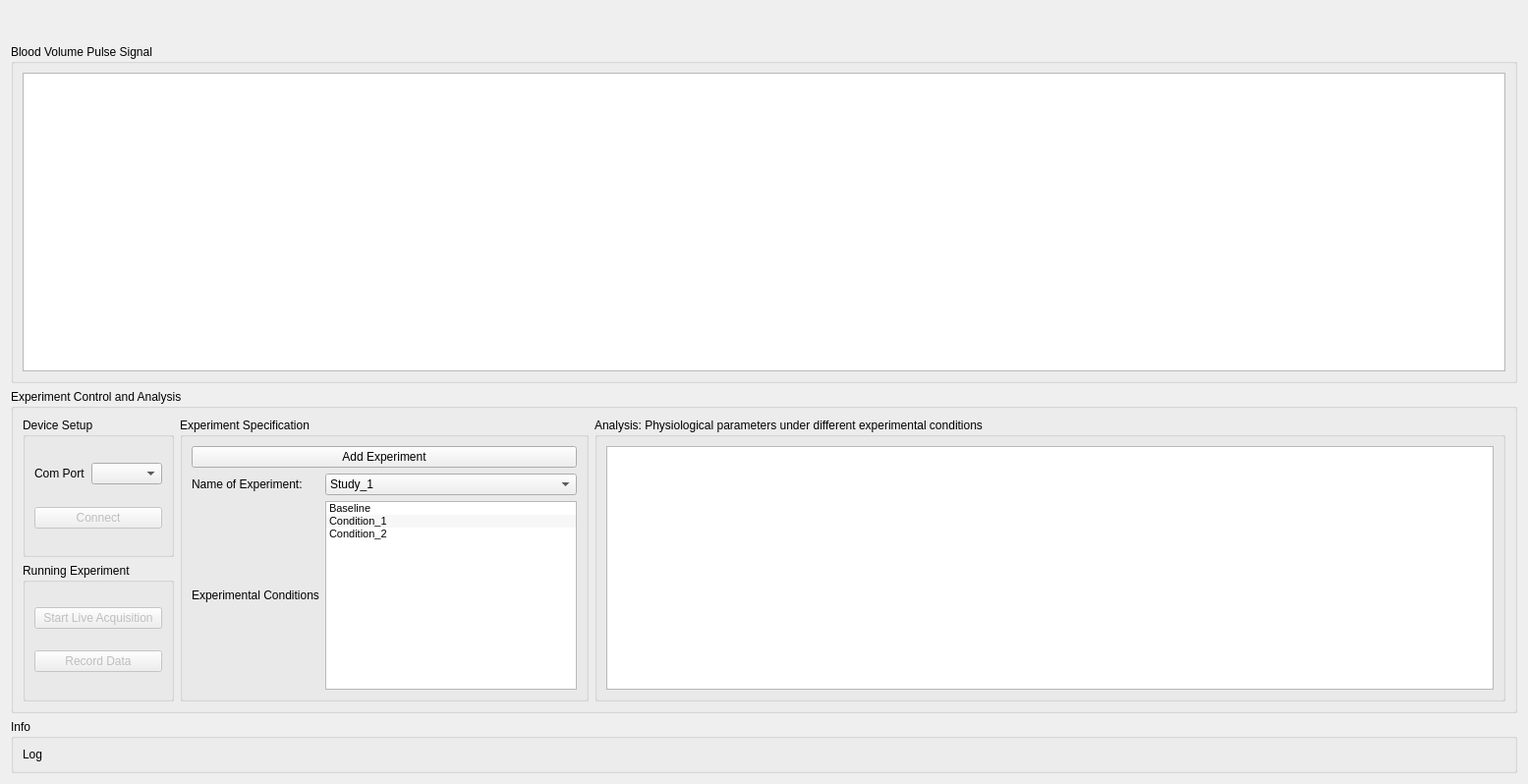
<?xml version="1.0" encoding="UTF-8"?>
<ui version="4.0">
 <class>PPG</class>
 <widget class="QWidget" name="PPG">
  <property name="geometry">
   <rect>
    <x>0</x>
    <y>0</y>
    <width>1555</width>
    <height>798</height>
   </rect>
  </property>
  <property name="sizePolicy">
   <sizepolicy hsizetype="Expanding" vsizetype="Expanding">
    <horstretch>0</horstretch>
    <verstretch>0</verstretch>
   </sizepolicy>
  </property>
  <property name="windowTitle">
   <string>PPG</string>
  </property>
  <layout class="QGridLayout" name="gridLayout_2">
   <item row="2" column="0">
    <widget class="QGroupBox" name="groupBox_3">
     <property name="sizePolicy">
      <sizepolicy hsizetype="Preferred" vsizetype="Minimum">
       <horstretch>0</horstretch>
       <verstretch>0</verstretch>
      </sizepolicy>
     </property>
     <property name="title">
      <string>Experiment Control and Analysis</string>
     </property>
     <layout class="QGridLayout" name="gridLayout_8">
      <item row="1" column="0">
       <widget class="QGroupBox" name="groupBox_6">
        <property name="sizePolicy">
         <sizepolicy hsizetype="Preferred" vsizetype="Minimum">
          <horstretch>0</horstretch>
          <verstretch>0</verstretch>
         </sizepolicy>
        </property>
        <property name="title">
         <string>Device Setup</string>
        </property>
        <layout class="QGridLayout" name="gridLayout_6">
         <item row="0" column="1">
          <widget class="QComboBox" name="comboBox_comport"/>
         </item>
         <item row="0" column="0">
          <widget class="QLabel" name="label_10">
           <property name="text">
            <string>Com Port</string>
           </property>
          </widget>
         </item>
         <item row="1" column="0" colspan="2">
          <widget class="QPushButton" name="pushButton_connect">
           <property name="enabled">
            <bool>false</bool>
           </property>
           <property name="text">
            <string>Connect</string>
           </property>
          </widget>
         </item>
        </layout>
       </widget>
      </item>
      <item row="2" column="0">
       <widget class="QGroupBox" name="groupBox_7">
        <property name="sizePolicy">
         <sizepolicy hsizetype="Preferred" vsizetype="Minimum">
          <horstretch>0</horstretch>
          <verstretch>0</verstretch>
         </sizepolicy>
        </property>
        <property name="title">
         <string>Running Experiment</string>
        </property>
        <layout class="QGridLayout" name="gridLayout_7">
         <item row="1" column="0">
          <widget class="QPushButton" name="pushButton_start_live_acquisition">
           <property name="enabled">
            <bool>false</bool>
           </property>
           <property name="text">
            <string>Start Live Acquisition</string>
           </property>
          </widget>
         </item>
         <item row="2" column="0">
          <widget class="QPushButton" name="pushButton_record_data">
           <property name="enabled">
            <bool>false</bool>
           </property>
           <property name="text">
            <string>Record Data</string>
           </property>
          </widget>
         </item>
        </layout>
       </widget>
      </item>
      <item row="1" column="1" rowspan="2">
       <widget class="QGroupBox" name="groupBox_4">
        <property name="sizePolicy">
         <sizepolicy hsizetype="Preferred" vsizetype="Minimum">
          <horstretch>0</horstretch>
          <verstretch>0</verstretch>
         </sizepolicy>
        </property>
        <property name="title">
         <string>Experiment Specification</string>
        </property>
        <layout class="QGridLayout" name="gridLayout_5">
         <item row="2" column="0">
          <widget class="QLabel" name="label_3">
           <property name="sizePolicy">
            <sizepolicy hsizetype="Preferred" vsizetype="Minimum">
             <horstretch>0</horstretch>
             <verstretch>0</verstretch>
            </sizepolicy>
           </property>
           <property name="text">
            <string>Experimental Conditions</string>
           </property>
          </widget>
         </item>
         <item row="0" column="0" colspan="2">
          <widget class="QPushButton" name="pushButton_addExp">
           <property name="text">
            <string>Add Experiment</string>
           </property>
          </widget>
         </item>
         <item row="2" column="1">
          <widget class="QListWidget" name="listWidget_expConditions">
           <property name="enabled">
            <bool>true</bool>
           </property>
           <property name="sizePolicy">
            <sizepolicy hsizetype="Preferred" vsizetype="Minimum">
             <horstretch>0</horstretch>
             <verstretch>0</verstretch>
            </sizepolicy>
           </property>
           <property name="font">
            <font>
             <pointsize>8</pointsize>
             <bold>false</bold>
            </font>
           </property>
           <property name="mouseTracking">
            <bool>true</bool>
           </property>
           <property name="editTriggers">
            <set>QAbstractItemView::CurrentChanged|QAbstractItemView::DoubleClicked|QAbstractItemView::EditKeyPressed|QAbstractItemView::SelectedClicked</set>
           </property>
           <property name="alternatingRowColors">
            <bool>true</bool>
           </property>
           <property name="spacing">
            <number>1</number>
           </property>
           <property name="viewMode">
            <enum>QListView::ListMode</enum>
           </property>
           <property name="selectionRectVisible">
            <bool>false</bool>
           </property>
           <property name="currentRow">
            <number>-1</number>
           </property>
           <property name="sortingEnabled">
            <bool>false</bool>
           </property>
           <item>
            <property name="text">
             <string>Baseline</string>
            </property>
            <property name="font">
             <font>
              <pointsize>8</pointsize>
             </font>
            </property>
            <property name="checkState">
             <enum>Unchecked</enum>
            </property>
            <property name="flags">
             <set>ItemIsSelectable|ItemIsDragEnabled|ItemIsEnabled</set>
            </property>
           </item>
           <item>
            <property name="text">
             <string>Condition_1</string>
            </property>
            <property name="font">
             <font>
              <pointsize>8</pointsize>
             </font>
            </property>
            <property name="checkState">
             <enum>Unchecked</enum>
            </property>
            <property name="flags">
             <set>ItemIsSelectable|ItemIsDragEnabled|ItemIsEnabled</set>
            </property>
           </item>
           <item>
            <property name="text">
             <string>Condition_2</string>
            </property>
            <property name="checkState">
             <enum>Unchecked</enum>
            </property>
           </item>
          </widget>
         </item>
         <item row="1" column="0">
          <widget class="QLabel" name="label_2">
           <property name="sizePolicy">
            <sizepolicy hsizetype="Preferred" vsizetype="Minimum">
             <horstretch>0</horstretch>
             <verstretch>0</verstretch>
            </sizepolicy>
           </property>
           <property name="text">
            <string>Name of Experiment:</string>
           </property>
          </widget>
         </item>
         <item row="1" column="1">
          <widget class="QComboBox" name="comboBox_expName">
           <property name="enabled">
            <bool>true</bool>
           </property>
           <property name="sizePolicy">
            <sizepolicy hsizetype="Preferred" vsizetype="Minimum">
             <horstretch>0</horstretch>
             <verstretch>0</verstretch>
            </sizepolicy>
           </property>
           <item>
            <property name="text">
             <string>Study_1</string>
            </property>
           </item>
          </widget>
         </item>
        </layout>
       </widget>
      </item>
      <item row="1" column="2" rowspan="2">
       <widget class="QGroupBox" name="groupBox_2">
        <property name="sizePolicy">
         <sizepolicy hsizetype="Preferred" vsizetype="Minimum">
          <horstretch>0</horstretch>
          <verstretch>0</verstretch>
         </sizepolicy>
        </property>
        <property name="title">
         <string>Analysis: Physiological parameters under different experimental conditions</string>
        </property>
        <layout class="QGridLayout" name="gridLayout">
         <item row="0" column="0">
          <widget class="QGraphicsView" name="graphicsView_2">
           <property name="sizePolicy">
            <sizepolicy hsizetype="Expanding" vsizetype="Minimum">
             <horstretch>0</horstretch>
             <verstretch>0</verstretch>
            </sizepolicy>
           </property>
          </widget>
         </item>
        </layout>
       </widget>
      </item>
     </layout>
    </widget>
   </item>
   <item row="1" column="0">
    <widget class="QGroupBox" name="groupBox">
     <property name="sizePolicy">
      <sizepolicy hsizetype="Expanding" vsizetype="Expanding">
       <horstretch>0</horstretch>
       <verstretch>0</verstretch>
      </sizepolicy>
     </property>
     <property name="title">
      <string>Blood Volume Pulse Signal</string>
     </property>
     <layout class="QGridLayout" name="gridLayout_3">
      <item row="0" column="0">
       <widget class="QGraphicsView" name="graphicsView">
        <property name="sizePolicy">
         <sizepolicy hsizetype="Expanding" vsizetype="Expanding">
          <horstretch>0</horstretch>
          <verstretch>0</verstretch>
         </sizepolicy>
        </property>
       </widget>
      </item>
     </layout>
    </widget>
   </item>
   <item row="0" column="0">
    <widget class="QLabel" name="label">
     <property name="sizePolicy">
      <sizepolicy hsizetype="Expanding" vsizetype="Fixed">
       <horstretch>0</horstretch>
       <verstretch>0</verstretch>
      </sizepolicy>
     </property>
     <property name="font">
      <font>
       <pointsize>18</pointsize>
      </font>
     </property>
     <property name="text">
      <string/>
     </property>
     <property name="pixmap">
      <pixmap>images/banner.png</pixmap>
     </property>
     <property name="scaledContents">
      <bool>true</bool>
     </property>
     <property name="alignment">
      <set>Qt::AlignCenter</set>
     </property>
     <property name="margin">
      <number>-1</number>
     </property>
    </widget>
   </item>
   <item row="3" column="0">
    <widget class="QGroupBox" name="groupBox_5">
     <property name="title">
      <string>Info</string>
     </property>
     <layout class="QGridLayout" name="gridLayout_4">
      <item row="0" column="0">
       <widget class="QLabel" name="label_4">
        <property name="sizePolicy">
         <sizepolicy hsizetype="Minimum" vsizetype="Preferred">
          <horstretch>0</horstretch>
          <verstretch>0</verstretch>
         </sizepolicy>
        </property>
        <property name="text">
         <string>Log</string>
        </property>
       </widget>
      </item>
      <item row="0" column="1">
       <widget class="QLabel" name="label_status">
        <property name="sizePolicy">
         <sizepolicy hsizetype="Expanding" vsizetype="Preferred">
          <horstretch>0</horstretch>
          <verstretch>0</verstretch>
         </sizepolicy>
        </property>
        <property name="text">
         <string/>
        </property>
       </widget>
      </item>
     </layout>
    </widget>
   </item>
  </layout>
 </widget>
 <resources/>
 <connections/>
</ui>
